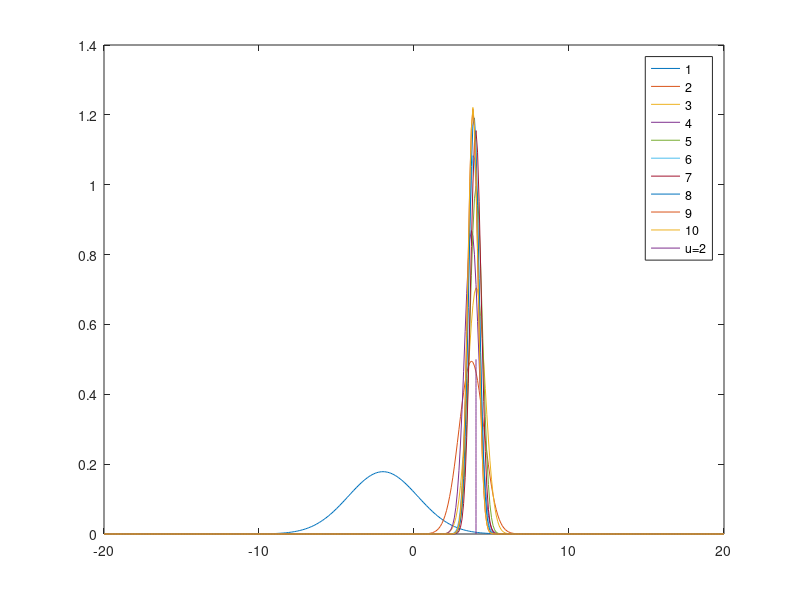
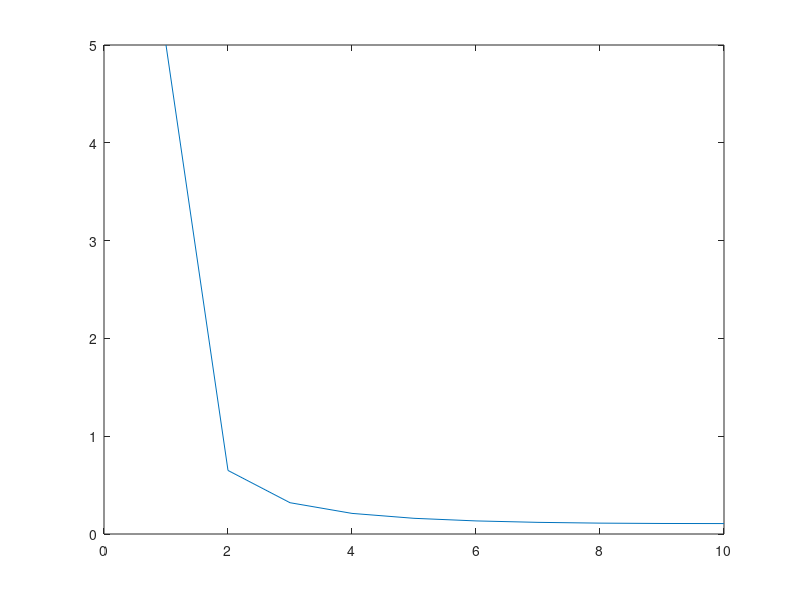

Here is the MATLAB script that generated these plots, in order:
% Kalman Filter in 1D for a time-dependent linear inverse problem.
% Jonas Latz, M.Sc.
% Lehrstuhl f?r Numerische Mathematik
% Fakult?t f?r Mathematik
% Technische Universit?t M?nchen
% jonas.latz@tum.de
% 2017 - 

% Time steps
n = 1;
t = n*10;

% Linear forward operator
G = fliplr((1:1:t)/(t+1));
G = diag(G);

%Likelihood is centred Gaussian with Variance = gamma2.
gamma2 = 1./(1:1:t);

% Generate Data
true = 4;  %true value = 2.
x_true = true*ones(t,1);
data = G*x_true + mvnrnd(zeros(length(gamma2),1),diag(gamma2))';

% The intermediate distributions are Gaussian and can thus be
% represented by their mean and variances.
mu = zeros(t,1);
sigma = zeros(t,1);

% Prior:
mu(1) = -2;
sigma(1) = 5;


% Plot the intermediate distributions.
x = -20:0.1:20;
y = zeros(t,size(x,2));

y(1,:) = normpdf(x, mu(1), sqrt(sigma(1)));
figure(2)
plot(x,y(1,:));
hold on;
for i = 2:t
    mu(i) = (mu(i-1)/sigma(i-1) + (data(i)/G(i,i))/(gamma2(i)/G(i,i)^2))/(1/sigma(i-1) + (G(i,i)^2)/gamma2(i));
    sigma(i) = 1/(1/sigma(i-1) + G(i,i)^2/gamma2(i));
    y(i,:) = normpdf(x, mu(i), sqrt(sigma(i)));
    if mod(i,n)== 0
        plot(x,y(i,:)); %Plot only 10 intermediate distributions.
    end
end
plot(true*ones(size(0:0.01:0.5)),0:0.01:0.5);
legend('1','2','3','4','5','6','7','8','9','10','u=2');

hold off;

%plot the sigmas
figure(3)
plot(sigma)





